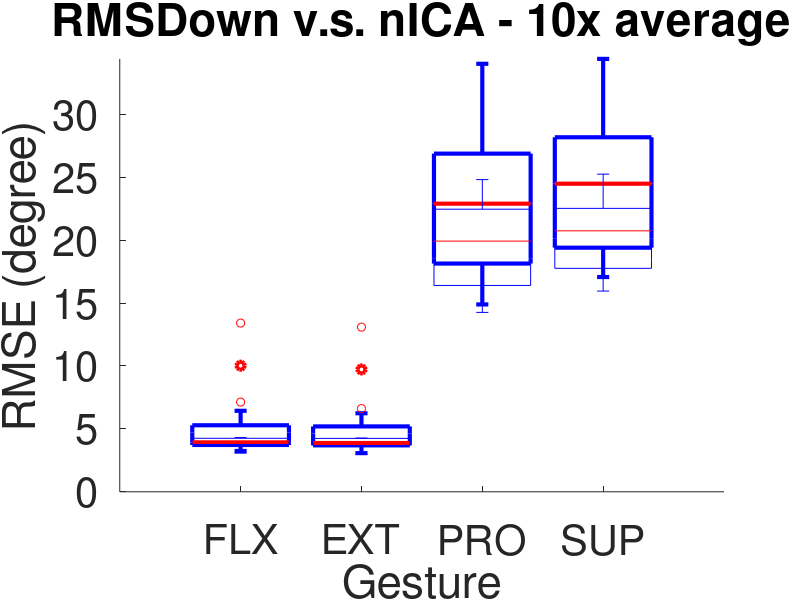

MATLAB code for this plot:
mean_list = zeros(10, 4);


nica_data = load('./result/S2WA_23_nICA_4_10rd_data.mat');
nica_data = nica_data.all_RMS_list;

rmsdown_data = load('./result/S2WA_23_RMSDown_4_10rd_data.mat');
rmsdown_data = rmsdown_data.all_RMS_list;

%%%
for i = 1 : 10
s_idx = (i - 1) * 4 + 1;
data = rmsdown_data(:, s_idx:s_idx+3);

outlier_list = isoutlier(data, 'quartiles');
outlier_list = ~outlier_list;

for r = 1 : 4
    clean_data = data(outlier_list(:, r), r);
    mean_list(i, r) = mean(clean_data);
end
end

rmsdown_mean_list = mean_list;

%%%
for i = 1 : 10
s_idx = (i - 1) * 4 + 1;
data = nica_data(:, s_idx:s_idx+3);

outlier_list = isoutlier(data, 'quartiles');
outlier_list = ~outlier_list;

for r = 1 : 4
    clean_data = data(outlier_list(:, r), r);
    mean_list(i, r) = mean(clean_data);
end
end

nica_mean_list = mean_list;



%%
max_error = max(max(max(rmsdown_mean_list)), max(max(nica_mean_list)));

figure; hold on;
boxplot(rmsdown_mean_list, 'Labels',{'FLX', 'EXT', 'PRO','SUP'});
set(findobj(gca, 'type', 'line'), 'linew', 3);

boxplot(nica_mean_list, 'Labels',{'FLX', 'EXT', 'PRO','SUP'});
set(gca,'fontsize', 30);
xlabel('Gesture'); ylabel('RMSE (degree)');

ylim([0 max_error]);

title('RMSDown v.s. nICA - 10x average');
